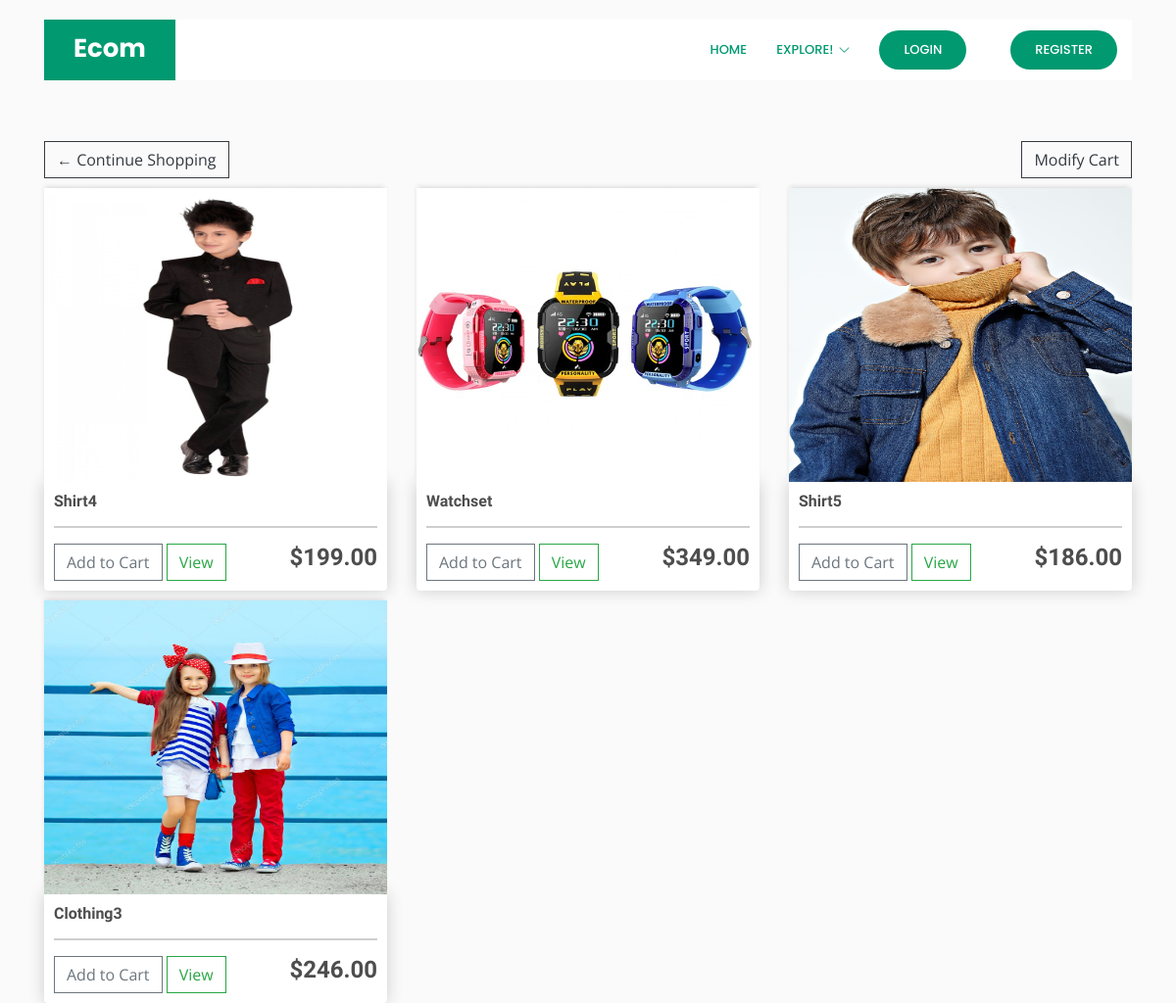
The page /kids/ on the database its author committed.
### store/models.py (models this page shows, shortened)
class Product(models.Model):
    name = models.CharField(max_length=200)
    price = models.FloatField()
    category = models.ForeignKey('Category', on_delete=models.CASCADE,null=True,blank=True)
    digital = models.BooleanField(default=False, null=True, blank=True)
    description = models.TextField(null=True,blank=True)
    image = models.ImageField(null=True, blank=True)
    @property
    def imageURL(self):
        try:
            url = self.image.url
        except:
            url = ''
        return url

### store/views.py (the view)
# urls.py: path('kids/', views.kids, name="kids"),
def kids(request):
    if request.user.is_authenticated:
        customer = request.user.customer
        order, created = Order.objects.get_or_create(
            customer=customer, complete=False)
        items = order.orderitem_set.all()
        cartItems = order.get_cart_items
    else:
        items = []
        order = {'get_cart_total': 0, 'get_cart_items': 0}
        cartItems = order['get_cart_items']
    products = Product.objects.all().filter(category=3)
    context = {'products': products, 'cartItems': cartItems}
    return render(request, 'store/kids.html', context)

### store/templates/store/kids.html
{% extends 'store/main.html' %}
{% load static %}
{% block content %}
<a class="btn btn-outline-dark" href="{% url 'store' %}">&#x2190; Continue Shopping</a>
<a style="float: right;" class="btn btn-outline-dark" href="{% url 'cart' %}"> Modify Cart</a>
<br>
<div id="about" class="row">
    {% for product in products %}
    <div class="col-lg-4">
        <img class="thumbnail" src="{{product.imageURL}}">
        <div class="box-element product">
            <h6><strong>{{product.name}}</strong></h6>
            <hr>
            <button data-product={{product.id}} data-action="add"
                class="btn btn-outline-secondary add-btn update-cart">Add to Cart</button>
            <a class="btn btn-outline-success" href="{% url 'view_product' product.id %}">View</a>
            <h4 style="display: inline-block; float: right"><strong>${{product.price|floatformat:2}}</strong></h4>
        </div>
    </div>
    {% endfor %}
</div>
{% endblock content %}

### static/css/main.css (style rules this page uses)
body { background-color: hsl(0, 0%, 98%); }
h1, h2, h3, h4, h5, h6 { color: hsl(0, 0%, 30%); }
img { width: 200px; height: auto }
.box-element { box-shadow: hsl(0, 0%, 80%) 0 0 16px; background-color: #fff; border-radius: 4px; padding: 10px; }
.thumbnail { width: 100%; height: 300px; -webkit-box-shadow: -1px -3px 5px -2px rgba(214, 214, 214, 1); -moz-box-shadow: -1px -3px 5px -2px rgba(214, 214, 214, 1); box-shadow: -1px -3px 5px -2px rgba(214, 214, 214, 1); }
.product { border-radius: 0 0 4px 4px; }
.col-lg-4, .col-lg-6, .col-lg-8, .col-lg-12 { margin-top: 10px; }
.btn { border-radius: 0; }

### static/css/style.css (style rules this page uses)
body { font-family: "Open Sans", sans-serif; color: #444444; }
a { color: #009970; text-decoration: none; }
h1, h2, h3, h4, h5, h6 { font-family: "Raleway", sans-serif; }

### rows shown on the page
Product: imageURL (picture), name "Shirt4", price "199.00"
Product: imageURL (picture), name "Watchset", price "349.00"
Product: imageURL (picture), name "Shirt5", price "186.00"
Product: imageURL (picture), name "Clothing3", price "246.00"
